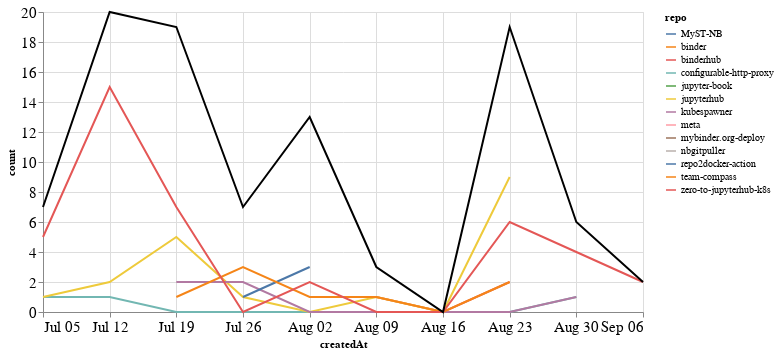

The notebook cell saved with this chart:
### Markdown cell above
## Comments

### Code cell
comments_time = comments.groupby('repo').resample('W', on='createdAt').count()['author'].reset_index()
comments_time = comments_time.rename(columns={'author': 'count'})
comments_time_total = comments_time.groupby('createdAt').agg({"count": "sum"}).reset_index()
ch1 = alt.Chart(comments_time, width=600).mark_line().encode(
    x='createdAt',
    y='count',
    color='repo',
    tooltip="repo"
)

ch2 = alt.Chart(comments_time_total, width=600).mark_line(color="black").encode(
    x='createdAt',
    y='count',
)

ch1 + ch2

### Figure 1 — Vega-Lite specification as saved in the notebook (floating-point values rounded to 4 significant figures)
{"config": {"axisLeft": {"labelFontSize": 15}, "axisBottom": {"labelFontSize": 15}}, "layer": [{"data": {"name": "data-486e6e4bc02a82b9ab61afefc8d8b552"}, "mark": "line", "encoding": {"color": {"type": "nominal", "field": "repo"}, "tooltip": {"type": "nominal", "field": "repo"}, "x": {"type": "temporal", "field": "createdAt"}, "y": {"type": "quantitative", "field": "count"}}, "width": 600}, {"data": {"name": "data-cca585ffd39df07ee1331466bf15b8ca"}, "mark": {"type": "line", "color": "black"}, "encoding": {"x": {"type": "temporal", "field": "createdAt"}, "y": {"type": "quantitative", "field": "count"}}, "width": 600}], "$schema": "https://vega.github.io/schema/vega-lite/v4.8.1.json", "datasets": {"data-486e6e4bc02a82b9ab61afefc8d8b552": [{"repo": "MyST-NB", "createdAt": "2020-08-02T00:00:00", "count": 2}, {"repo": "binder", "createdAt": "2020-07-19T00:00:00", "count": 2}, {"repo": "binderhub", "createdAt": "2020-08-09T00:00:00", "count": 1}, {"repo": "binderhub", "createdAt": "2020-08-16T00:00:00", "count": 0}, {"repo": "binderhub", "createdAt": "2020-08-23T00:00:00", "count": 2}, {"repo": "configurable-http-proxy", "createdAt": "2020-07-05T00:00:00", "count": 1}, {"repo": "configurable-http-proxy", "createdAt": "2020-07-12T00:00:00", "count": 1}, {"repo": "configurable-http-proxy", "createdAt": "2020-07-19T00:00:00", "count": 0}, {"repo": "configurable-http-proxy", "createdAt": "2020-07-26T00:00:00", "count": 0}, {"repo": "configurable-http-proxy", "createdAt": "2020-08-02T00:00:00", "count": 0}, {"repo": "configurable-http-proxy", "createdAt": "2020-08-09T00:00:00", "count": 0}, {"repo": "configurable-http-proxy", "createdAt": "2020-08-16T00:00:00", "count": 0}, {"repo": "configurable-http-proxy", "createdAt": "2020-08-23T00:00:00", "count": 0}, {"repo": "configurable-http-proxy", "createdAt": "2020-08-30T00:00:00", "count": 1}, {"repo": "jupyter-book", "createdAt": "2020-07-12T00:00:00", "count": 1}, {"repo": "jupyterhub", "createdAt": "2020-07-05T00:00:00", "count": 1}, {"repo": "jupyterhub", "createdAt": "2020-07-12T00:00:00", "count": 2}, {"repo": "jupyterhub", "createdAt": "2020-07-19T00:00:00", "count": 5}, {"repo": "jupyterhub", "createdAt": "2020-07-26T00:00:00", "count": 1}, {"repo": "jupyterhub", "createdAt": "2020-08-02T00:00:00", "count": 0}, {"repo": "jupyterhub", "createdAt": "2020-08-09T00:00:00", "count": 1}, {"repo": "jupyterhub", "createdAt": "2020-08-16T00:00:00", "count": 0}, {"repo": "jupyterhub", "createdAt": "2020-08-23T00:00:00", "count": 9}, {"repo": "kubespawner", "createdAt": "2020-07-19T00:00:00", "count": 2}, {"repo": "kubespawner", "createdAt": "2020-07-26T00:00:00", "count": 2}, {"repo": "kubespawner", "createdAt": "2020-08-02T00:00:00", "count": 0}, {"repo": "kubespawner", "createdAt": "2020-08-09T00:00:00", "count": 0}, {"repo": "kubespawner", "createdAt": "2020-08-16T00:00:00", "count": 0}, {"repo": "kubespawner", "createdAt": "2020-08-23T00:00:00", "count": 0}, {"repo": "kubespawner", "createdAt": "2020-08-30T00:00:00", "count": 1}, {"repo": "meta", "createdAt": "2020-07-19T00:00:00", "count": 2}, {"repo": "mybinder.org-deploy", "createdAt": "2020-07-12T00:00:00", "count": 1}, {"repo": "nbgitpuller", "createdAt": "2020-08-02T00:00:00", "count": 5}, {"repo": "repo2docker-action", "createdAt": "2020-07-26T00:00:00", "count": 1}, {"repo": "repo2docker-action", "createdAt": "2020-08-02T00:00:00", "count": 3}, {"repo": "team-compass", "createdAt": "2020-07-19T00:00:00", "count": 1}, {"repo": "team-compass", "createdAt": "2020-07-26T00:00:00", "count": 3}, {"repo": "team-compass", "createdAt": "2020-08-02T00:00:00", "count": 1}, {"repo": "team-compass", "createdAt": "2020-08-09T00:00:00", "count": 1}, {"repo": "team-compass", "createdAt": "2020-08-16T00:00:00", "count": 0}, {"repo": "team-compass", "createdAt": "2020-08-23T00:00:00", "count": 2}, {"repo": "zero-to-jupyterhub-k8s", "createdAt": "2020-07-05T00:00:00", "count": 5}, {"repo": "zero-to-jupyterhub-k8s", "createdAt": "2020-07-12T00:00:00", "count": 15}, {"repo": "zero-to-jupyterhub-k8s", "createdAt": "2020-07-19T00:00:00", "count": 7}, {"repo": "zero-to-jupyterhub-k8s", "createdAt": "2020-07-26T00:00:00", "count": 0}, {"repo": "zero-to-jupyterhub-k8s", "createdAt": "2020-08-02T00:00:00", "count": 2}, {"repo": "zero-to-jupyterhub-k8s", "createdAt": "2020-08-09T00:00:00", "count": 0}, {"repo": "zero-to-jupyterhub-k8s", "createdAt": "2020-08-16T00:00:00", "count": 0}, {"repo": "zero-to-jupyterhub-k8s", "createdAt": "2020-08-23T00:00:00", "count": 6}, {"repo": "zero-to-jupyterhub-k8s", "createdAt": "2020-08-30T00:00:00", "count": 4}, {"repo": "zero-to-jupyterhub-k8s", "createdAt": "2020-09-06T00:00:00", "count": 2}], "data-cca585ffd39df07ee1331466bf15b8ca": [{"createdAt": "2020-07-05T00:00:00", "count": 7}, {"createdAt": "2020-07-12T00:00:00", "count": 20}, {"createdAt": "2020-07-19T00:00:00", "count": 19}, {"createdAt": "2020-07-26T00:00:00", "count": 7}, {"createdAt": "2020-08-02T00:00:00", "count": 13}, {"createdAt": "2020-08-09T00:00:00", "count": 3}, {"createdAt": "2020-08-16T00:00:00", "count": 0}, {"createdAt": "2020-08-23T00:00:00", "count": 19}, {"createdAt": "2020-08-30T00:00:00", "count": 6}, {"createdAt": "2020-09-06T00:00:00", "count": 2}]}}
